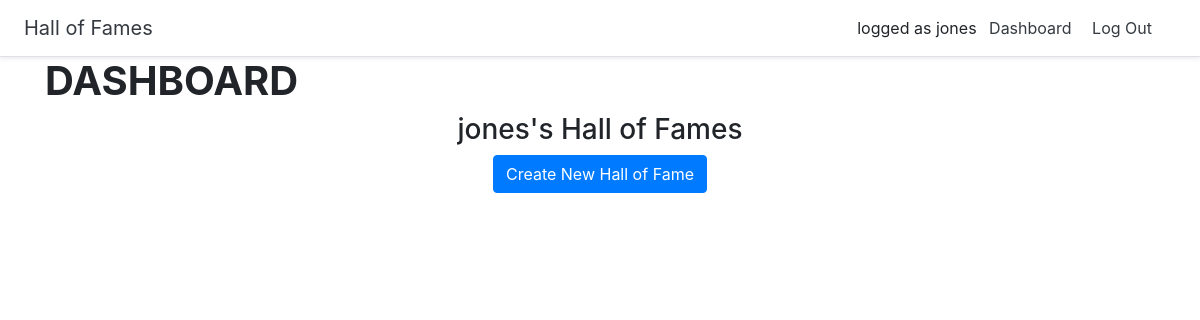
/dashboard/ (signed in), run on an earlier commit of the app's database.
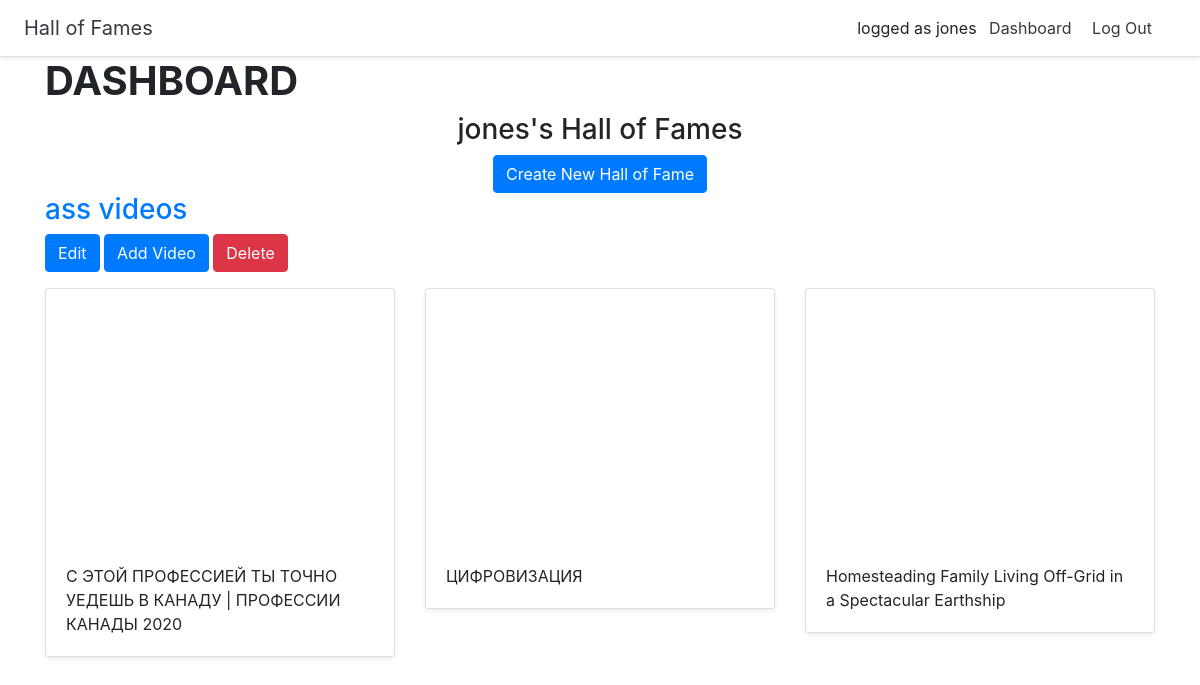
And on a later commit of the database.
### halls/models.py (models this page shows, shortened)
class Hall(models.Model):
    title = models.CharField(max_length=255)
    user = models.ForeignKey(User, on_delete = models.CASCADE)

class Video(models.Model):
    title = models.CharField(max_length=255)
    url = models.URLField()
    youtube_id = models.CharField(max_length=255)
    hall = models.ForeignKey(Hall, on_delete=models.CASCADE)

### halls/views.py (the view)
# urls.py: path('dashboard/', views.dashboard, name='dashboard'),
@login_required
def dashboard(request):
    halls = Hall.objects.filter(user=request.user)
    return render(request, 'halls/dashboard.html', {'halls':halls})

### halls/templates/halls/dashboard.html
{% extends 'halls/base.html' %}
{% block content %}
<div class="container">
    <h1><strong>DASHBOARD</strong></h1>
  <div class="text-center">
      <h3>{{ user.username }}'s Hall of Fames</h3>
      <a href="{% url 'create_hall' %}" class="btn btn-primary">Create New Hall of Fame</a>
  </div>
      {% for hall in halls %}
    <h3><a href="{% url 'detail_hall' hall.id %}">{{ hall.title }}</a></h3>
    <a href="{% url 'update_hall' hall.id %}" class="btn btn-primary">Edit</a>
    <a href="{% url 'add_video' hall.id %}" class="btn btn-primary">Add Video</a>
    <a href="{% url 'delete_hall' hall.id %}" class="btn btn-danger">Delete</a>
     <div class="row">
        {% for video in hall.video_set.all %}
          <div class="col-md-4 mt-3">
            <div class="card mb-4 shadow-sm">
                <iframe width="100%" height="255" src="https://www.youtube.com/embed/{{ video.youtube_id }}" frameborder="0" allow="accelerometer; autoplay; encrypted-media; gyroscope; picture-in-picture" allowfullscreen></iframe>
                <div class="card-body"><p class="card-text">{{ video.title }}</p></div>
        </div>
          </div>
        {% endfor %}
      </div>
      {% endfor %}
</div>
{% endblock %}

What changed in the data, as far as the page shows it:
added Hall: title "ass videos"
added Video: title "С ЭТОЙ ПРОФЕССИЕЙ ТЫ ТОЧНО УЕДЕШЬ В КАНАДУ | ПРОФЕССИИ КАНАДЫ 2020"
added Video: title "ЦИФРОВИЗАЦИЯ"
added Video: title "Homesteading Family Living Off-Grid in a Spectacular Earthship"
